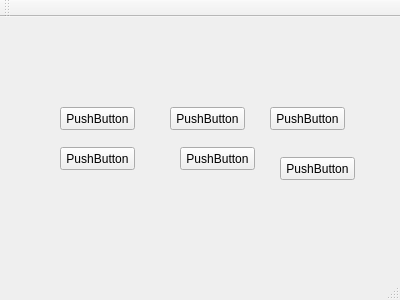
<?xml version="1.0" encoding="UTF-8"?>
<ui version="4.0">
 <class>MainWindow</class>
 <widget class="QMainWindow" name="MainWindow">
  <property name="geometry">
   <rect>
    <x>0</x>
    <y>0</y>
    <width>400</width>
    <height>300</height>
   </rect>
  </property>
  <property name="windowTitle">
   <string>MainWindow</string>
  </property>
  <widget class="QWidget" name="centralWidget">
   <widget class="QPushButton" name="pushButton">
    <property name="geometry">
     <rect>
      <x>60</x>
      <y>90</y>
      <width>75</width>
      <height>23</height>
     </rect>
    </property>
    <property name="text">
     <string>PushButton</string>
    </property>
   </widget>
   <widget class="QPushButton" name="pushButton_2">
    <property name="geometry">
     <rect>
      <x>170</x>
      <y>90</y>
      <width>75</width>
      <height>23</height>
     </rect>
    </property>
    <property name="text">
     <string>PushButton</string>
    </property>
   </widget>
   <widget class="QPushButton" name="pushButton_3">
    <property name="geometry">
     <rect>
      <x>270</x>
      <y>90</y>
      <width>75</width>
      <height>23</height>
     </rect>
    </property>
    <property name="text">
     <string>PushButton</string>
    </property>
   </widget>
   <widget class="QPushButton" name="pushButton_4">
    <property name="geometry">
     <rect>
      <x>60</x>
      <y>130</y>
      <width>75</width>
      <height>23</height>
     </rect>
    </property>
    <property name="text">
     <string>PushButton</string>
    </property>
   </widget>
   <widget class="QPushButton" name="pushButton_5">
    <property name="geometry">
     <rect>
      <x>180</x>
      <y>130</y>
      <width>75</width>
      <height>23</height>
     </rect>
    </property>
    <property name="text">
     <string>PushButton</string>
    </property>
   </widget>
   <widget class="QPushButton" name="pushButton_6">
    <property name="geometry">
     <rect>
      <x>280</x>
      <y>140</y>
      <width>75</width>
      <height>23</height>
     </rect>
    </property>
    <property name="text">
     <string>PushButton</string>
    </property>
   </widget>
  </widget>
  <widget class="QMenuBar" name="menuBar">
   <property name="geometry">
    <rect>
     <x>0</x>
     <y>0</y>
     <width>400</width>
     <height>23</height>
    </rect>
   </property>
  </widget>
  <widget class="QToolBar" name="mainToolBar">
   <attribute name="toolBarArea">
    <enum>TopToolBarArea</enum>
   </attribute>
   <attribute name="toolBarBreak">
    <bool>false</bool>
   </attribute>
  </widget>
  <widget class="QStatusBar" name="statusBar"/>
 </widget>
 <layoutdefault spacing="6" margin="11"/>
 <resources/>
 <connections/>
</ui>
